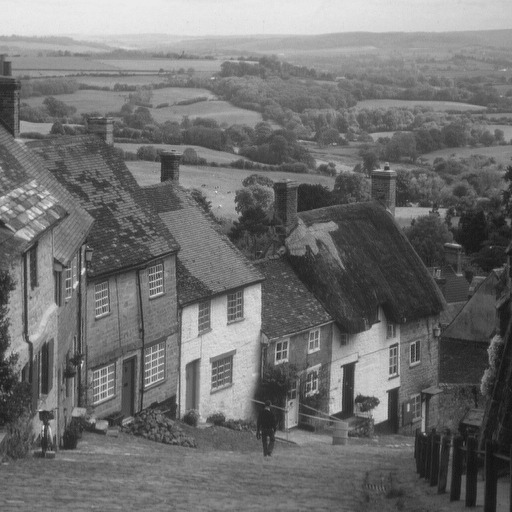
#> input picture DigitalImageHW2/image/Goldhill.jpg, 512 x 512 px
$ python fft2.py
#> lines starting #> are read from the running program, lines starting #| are printed output that depends on the picture
import numpy as np
import cv2

fname = "../image/Goldhill"
img = cv2.imread(fname + ".jpg")[:,:,0]  # 灰度图，只取一个通道即可
#> img: shape (512, 512); min 17, max 239, mean 112.2

fft_ret = np.fft.fft2(img)
fft_shifted = np.fft.fftshift(fft_ret)

amp = np.log(np.abs(fft_shifted) + 1)
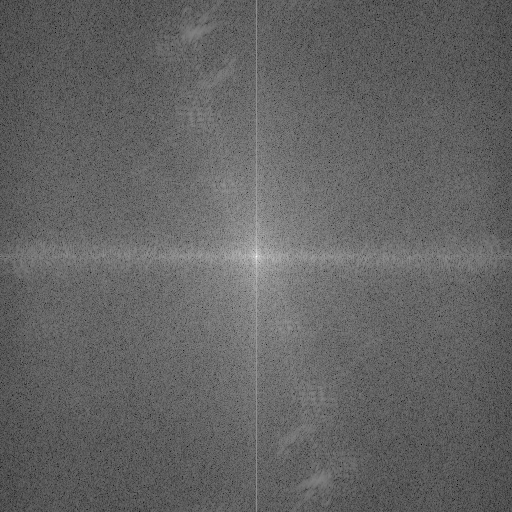
#> amp: shape (512, 512) float64; min 1.99, max 17.2, mean 7.96; drawn with min black and max white
amp = (amp - amp.min()) / (amp.max() - amp.min()) * 255

cv2.imwrite(fname + "_fft_py.jpg", amp)

$ run again, with DigitalImageHW2/image/Baboon.jpg copied over DigitalImageHW2/image/Goldhill.jpg
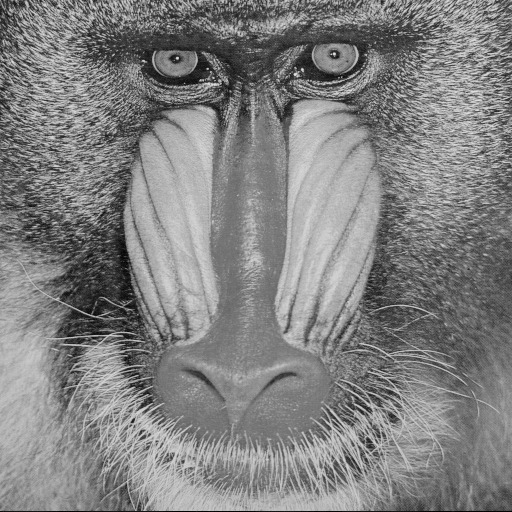
#> input picture DigitalImageHW2/image/Baboon.jpg, 512 x 512 px
#> `amp = np.log(np.abs(fft_shifted) + 1)`:
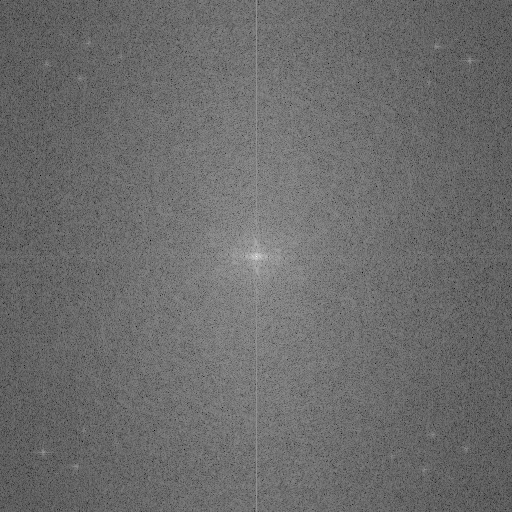
#> amp: shape (512, 512) float64; min 2.64, max 17.34, mean 8.88; drawn with min black and max white
